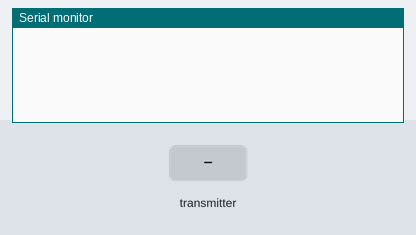
Bench run of a sketch on a simulated Arduino Uno, built with avr-gcc and run on an emulated ATmega328P. On the bench: the last lines printed to the serial monitor. Inputs (shaded band) come from the test bench. No radio packets arrive unless stated.

Above: at 1.2 s.
1.3 s: the transmitter starts sending ReceivedMessage.0 = 0
At 1.45 s:
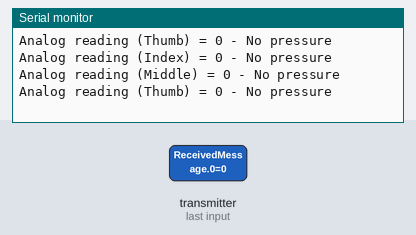
2.8 s: the transmitter starts sending ReceivedMessage.1 = 256
At 2.96 s:
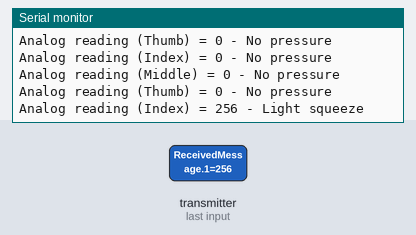
4.5 s: the transmitter starts sending ReceivedMessage.2 = 256
At 4.66 s:
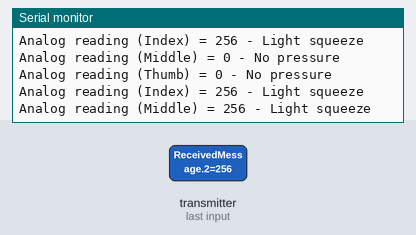
6.2 s: the transmitter starts sending ReceivedMessage.0 = 256
At 6.4 s:
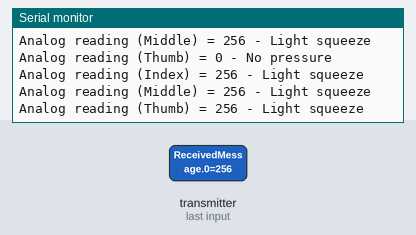
8.0 s: the transmitter starts sending ReceivedMessage.1 = 0
At 8.2 s:
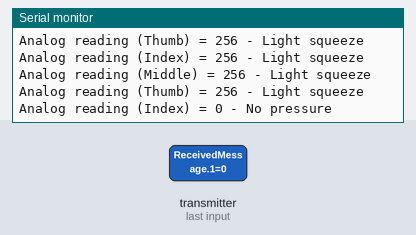
11.0 s: the transmitter starts sending ReceivedMessage.2 = 0
At 11.22 s:
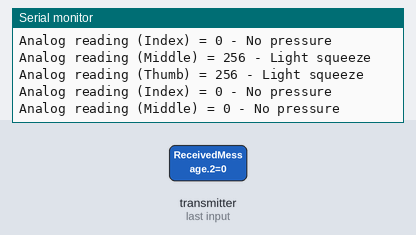

Measured:
- after the input at 1.3 s, the serial monitor: prints a new line at once (image 1)
- after the input at 2.8 s, the serial monitor: prints a new line after 0.14 s (image 2)
- after the input at 4.5 s, the serial monitor: prints a new line after 0.14 s (image 3)
- after the input at 6.2 s, the serial monitor: prints a new line after 0.19 s (image 4)
- after the input at 8.0 s, the serial monitor: prints a new line after 0.18 s (image 5)
- after the input at 11.0 s, the serial monitor: prints a new line after 0.19 s (image 6)

The sketch:

Receiver_TestMK5.ino
```cpp
/*
Created by Yvan / https://Brainy-Bits.com

This code is in the public domain...
You can: copy it, use it, modify it, share it or just plain ignore it!
Thx!

*/


// NRF24L01 Module Tutorial - Code for Receiver using Arduino UNO

//Include needed Libraries at beginning
#include "nRF24L01.h" // NRF24L01 library created by TMRh20 https://github.com/TMRh20/RF24
#include "RF24.h"
#include "SPI.h"

#define LED_PIN1 5 // Digital In (DI) of RGB Stick connected to pin 5 of the UNO
#define LED_PIN2 4
#define LED_PIN3 3
//#define LED_PIN4 (number) (not needed because we're using serial monitor to test)
//#define LED_PIN5 (number) (not needed because we're using serial monitor to test)

int ReceivedMessage[5] = {0,0,0,0,0}; // Used to store value received by the NRF24L01

RF24 radio(7,8); // NRF24L01 used SPI pins + Pin 7 and 8 on the UNO

const uint64_t pipe = 0xE6E6E6E6E6E6; // Needs to be the same for communicating between 2 NRF24L01


void setup(void){
Serial.begin(9600);
radio.begin(); // Start the NRF24L01

radio.openReadingPipe(0,pipe); // Get NRF24L01 ready to receive

radio.startListening(); // Listen to see if information received

//pinMode(LED_PIN1, OUTPUT); // Set RGB Stick UNO pin to an OUTPUT
//pinMode(LED_PIN2, OUTPUT);
//pinMode(LED_PIN3, OUTPUT);
//pinMode(LED_PIN4, OUTPUT); (not needed because we're using serial monitor to test)
//pinMode(LED_PIN5, OUTPUT); (not needed because we're using serial monitor to test)


//digitalWrite(LED_PIN1, LOW);
//digitalWrite(LED_PIN2, LOW);
//digitalWrite(LED_PIN3, LOW);
//digitalWrite(LED_PIN4, LOW); (not needed because we're using serial monitor to test)
//digitalWrite(LED_PIN5, LOW); (not needed because we're using serial monitor to test)
}
void loop(void){

while (radio.available())
{

radio.read(ReceivedMessage, sizeof(ReceivedMessage)); // Read information from the NRF24L01

  Serial.print("Analog reading (Thumb) = ");
  Serial.print(ReceivedMessage[0]);  // print the raw analog reading
if (ReceivedMessage[0] < 10) {
    Serial.println(" - No pressure");
  } else if (ReceivedMessage[0] < 200) {
    Serial.println(" - Light touch");
  } else if (ReceivedMessage[0] < 500) {
    Serial.println(" - Light squeeze");
  } else if (ReceivedMessage[0] < 800) {
    Serial.println(" - Medium squeeze");
  } else {
    Serial.println(" - Big squeeze");
  }

  Serial.print("Analog reading (Index) = ");
  Serial.print(ReceivedMessage[1]);  // print the raw analog reading
if (ReceivedMessage[1] < 10) {
    Serial.println(" - No pressure");
  } else if (ReceivedMessage[1] < 200) {
    Serial.println(" - Light touch");
  } else if (ReceivedMessage[1] < 500) {
    Serial.println(" - Light squeeze");
  } else if (ReceivedMessage[1] < 800) {
    Serial.println(" - Medium squeeze");
  } else {
    Serial.println(" - Big squeeze");
  }

  Serial.print("Analog reading (Middle) = ");
  Serial.print(ReceivedMessage[2]);  // print the raw analog reading
if (ReceivedMessage[2] < 10) {
    Serial.println(" - No pressure\n");
  } else if (ReceivedMessage[2] < 200) {
    Serial.println(" - Light touch\n");
  } else if (ReceivedMessage[2] < 500) {
    Serial.println(" - Light squeeze\n");
  } else if (ReceivedMessage[2] < 800) {
    Serial.println(" - Medium squeeze\n");
  } else {
    Serial.println(" - Big squeeze\n");
  }
  delay(20);
}
}
```
